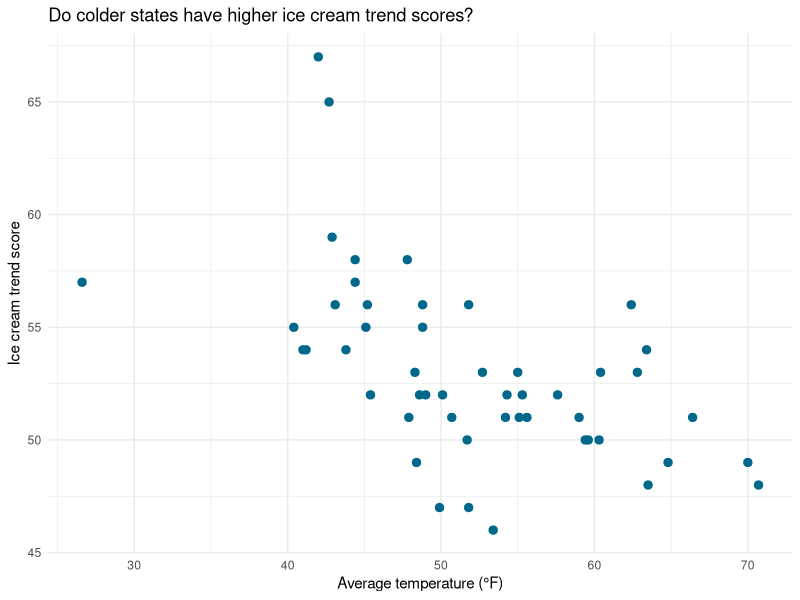

Write R code to recreate this figure.
## ---- chunk 1
# Numbers
6
20.5
13 + 30

# Characters
"waffles"
"Brigham Young University"

# Variables
my_favorite_number <- 6
road_trip_snack <- "waffles"
## ---- chunk 2
# Prints text in quotes
print("Hello, data explorer!")

# Takes the square root of a number
sqrt(36)
## ---- chunk 3
# The number 50 gets saved as the variable states_in_the_dataset
states_in_the_dataset <- 50

# Data from a CSV file gets saved as census_df
census_df <- read.csv(
  "census_and_trends_data.csv",
  check.names = FALSE
)
## ---- chunk 4
5 == 5
"waffles" == "tacos"
## ---- chunk 5
# View the first six states
head(census_df)
## ---- chunk 6
# Run this once in the R console if either package is not installed:
# install.packages(c("dplyr", "ggplot2"))

# Load the packages in the current session
library(dplyr)
library(ggplot2)
## ---- chunk 7
# COMPLETED CODE BELOW
library(dplyr)
library(ggplot2)

census_df <- read.csv(
  "census_and_trends_data.csv",
  check.names = FALSE
)

head(census_df) # You can also use names(census_df) or glimpse(census_df)
## ---- chunk 8
census_df |>
  select(
    state,
    avg_temp_f,
    `ice cream`,
    has_major_zoo
  )
## ---- chunk 9
census_df |>
  filter(avg_temp_f < 50)
## ---- chunk 10
census_df |>
  mutate(Brunch_score = waffles + pancakes + donuts)
## ---- chunk 11
census_with_brunch <- census_df |>
  mutate(Brunch_score = waffles + pancakes + donuts)
## ---- chunk 12
census_df |>
  group_by(personality_profile) |>
  summarise(
    average_temperature_f = mean(avg_temp_f),
    average_sunny_days = mean(annual_sunny_days),
    average_ufo_sightings = mean(ufo_sightings_per_100k),
    number_of_states = n(),
    .groups = "drop"
  )
## ---- chunk 13
census_df |>
  select(
    state,
    personality_profile,
    avg_temp_f,
    annual_sunny_days,
    ufo_sightings_per_100k
  ) |>
  glimpse()
## ---- chunk 14
census_df |>
  arrange(desc(annual_sunny_days)) |>
  select(state, annual_sunny_days) |>
  head(10)
## ---- chunk 15
census_df |>
  filter(avg_temp_f < 50) |>
  arrange(desc(`ice cream`)) |>
  select(state, avg_temp_f, `ice cream`) |>
  head(10)
## ---- chunk 16
census_df |>
  mutate(temperature_group = if_else(avg_temp_f < 50, "Below 50°F", "50°F or warmer")) |>
  group_by(temperature_group) |>
  summarise(
    states = n(),
    average_ice_cream_score = mean(`ice cream`),
    .groups = "drop"
  )
## ---- chunk 17
census_df |>
  ggplot(aes(x = avg_temp_f, y = `ice cream`)) +
  geom_point(color = "deepskyblue4", size = 2.5) +
  labs(
    title = "Do colder states have higher ice cream trend scores?",
    x = "Average temperature (°F)",
    y = "Ice cream trend score"
  ) +
  theme_minimal()
## ---- chunk 18
# INSTRUCTOR SOLUTION: let participants try first
census_df |>
  filter(avg_temp_f < 50, has_major_zoo) |>
  arrange(desc(`ice cream`)) |>
  select(state, avg_temp_f, `ice cream`, has_major_zoo) |>
  head(5)
## ---- chunk 19
# COMPLETED CODE BELOW
census_df |>
  filter(annual_sunny_days >= 250)
## ---- chunk 20
# COMPLETED CODE BELOW
census_df |>
  filter(state == "Utah")
## ---- chunk 21
# COMPLETED CODE BELOW
census_df |>
  mutate(Brunch_score = waffles + pancakes + donuts)
## ---- chunk 22
# COMPLETED CODE BELOW
census_df |>
  mutate(UFO_hotspot = ufo_sightings_per_100k >= 60)
## ---- chunk 23
# COMPLETED CODE BELOW
census_df |>
  select(state, personality_profile, capybara, `dungeons and dragons`)
## ---- chunk 24
# COMPLETED CODE BELOW
census_df |>
  select(state)
## ---- chunk 25
# COMPLETED CODE BELOW
census_df |>
  summarise(total_population = sum(total_pop))
## ---- chunk 26
# COMPLETED CODE BELOW
census_df |>
  summarise(coldest_average_temperature_f = min(avg_temp_f))
## ---- chunk 27
census_df |>
  slice_min(avg_temp_f, n = 1, with_ties = FALSE) |>
  select(state, avg_temp_f)
## ---- chunk 28
"hiking" != "skiing"
51 > 15
1000 < 1000
41 >= 41.5
50 <= 300
## ---- chunk 29
census_df |>
  filter(national_parks_count >= 3)
## ---- chunk 30
# COMPLETED CODE BELOW
census_df |>
  filter(!is_coastal)
## ---- chunk 31
# Example answer
census_df |>
  filter(capybara > 40)
## ---- chunk 32
census_df |>
  filter(has_nba_team) |>
  group_by(personality_profile) |>
  summarise(
    average_pizza_score = mean(pizza),
    average_hiking_score = mean(hiking),
    number_of_states = n(),
    .groups = "drop"
  )
## ---- chunk 33
# COMPLETED CODE BELOW
census_df |>
  filter(has_waffle_house) |>
  arrange(desc(waffles)) |>
  select(state, waffles, pancakes, donuts) |>
  head(1)
## ---- chunk 34
# COMPLETED CODE BELOW
census_df |>
  filter(is_coastal) |>
  select(
    state,
    personality_profile,
    annual_sunny_days,
    craft_breweries_per_100k
  )
## ---- chunk 35
# COMPLETED CODE BELOW
census_df |>
  mutate(
    Outdoor_adventure = hiking >= 20 & national_parks_count >= 1
  ) |>
  group_by(personality_profile) |>
  summarise(
    outdoor_adventure_states = sum(Outdoor_adventure),
    average_hiking_score = mean(hiking),
    .groups = "drop"
  )
